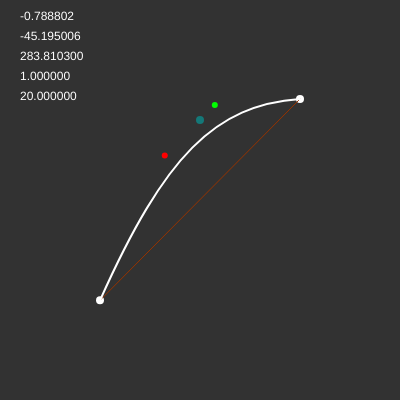
Frame 1 (no input)
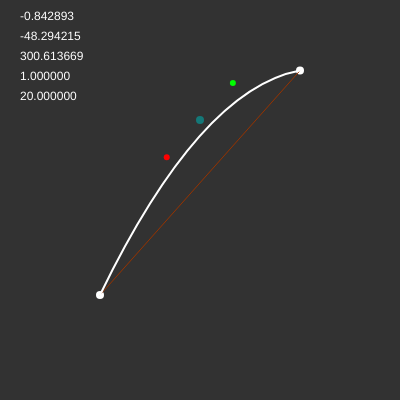
Frame 60 (no input)
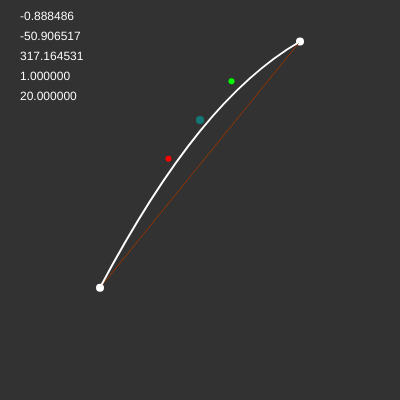
Frame 120 (the mouse pressed at the canvas centre since frame 60)

The p5.js sketch that drew these frames (run headless with seeded random() and noise() and a simulated clock; from frame 60 on, the mouse is pressed at the canvas centre):

// p5.js sketch
// ── sketch.js
let v1; // Start
let v2; // End
let vM; // Middle value
let vB; // Calculation "between" point

let anchorA; // This will be the "before" anchor
let anchorB; // This will be the "after" anchor

let addNoise = true;

let noiseOffset = 0.0;

function setup() {
    createCanvas(400, 400);

    v1 = new p5.Vector(100, 300);
    v2 = new p5.Vector(300, 100);
    vM = new p5.Vector(200, 120);
}

function draw() {
    background(50);

    // Add noise to points
    if (addNoise) {
        v1.y += (noise(noiseOffset) - 0.5) * 2;
        v2.y += (noise(noiseOffset + 50000) - 0.5) * 6;
    }

    // Calculate between details
    vB = p5.Vector.sub(v2, v1);
    noStroke();
    fill(255);
    text(vB.heading().toFixed(6), 20, 20);
    text((vB.heading() * (180 / PI)).toFixed(6), 20, 40);
    text(vB.mag().toFixed(6), 20, 60);
    vB.normalize();
    text(vB.mag().toFixed(6), 20, 80);
    vB.setMag(20);
    text(vB.mag().toFixed(6), 20, 100);
    noFill();

    // Draw main vector points
    stroke(255);
    strokeWeight(8);

    point(v1.x, v1.y);
    point(v2.x, v2.y);

    stroke(20, 120, 120);
    point(vM.x, vM.y);

    // Line between main points
    strokeWeight(1);
    stroke(150, 50, 0);
    line(v1.x, v1.y, v2.x, v2.y);

    // Base the magnitude on each side around the difference betwen the mid and the point it's pointing at. Then constrain it so it doesn't go crazy!
    // Draw anchor points around mid point
    strokeWeight(6);

    vB.setMag(constrain(v1.y - vM.y, 20, 50));
    anchorA = p5.Vector.sub(vM, vB);

    vB.setMag((constrain(vM.y - v2.y, 20, 50)));
    anchorB = p5.Vector.add(vM, vB);

    stroke(255, 0, 0);
    point(anchorA.x, anchorA.y);
    stroke(0, 255, 0);
    point(anchorB.x, anchorB.y);

    // Draw bezier using those new anchor points
    stroke(255);
    strokeWeight(2);
    bezier(
        v1.x, v1.y,
        anchorA.x, anchorA.y,
        anchorB.x, anchorB.y,
        v2.x, v2.y
    );

    // Move noise along
    noiseOffset += 0.05;
}
